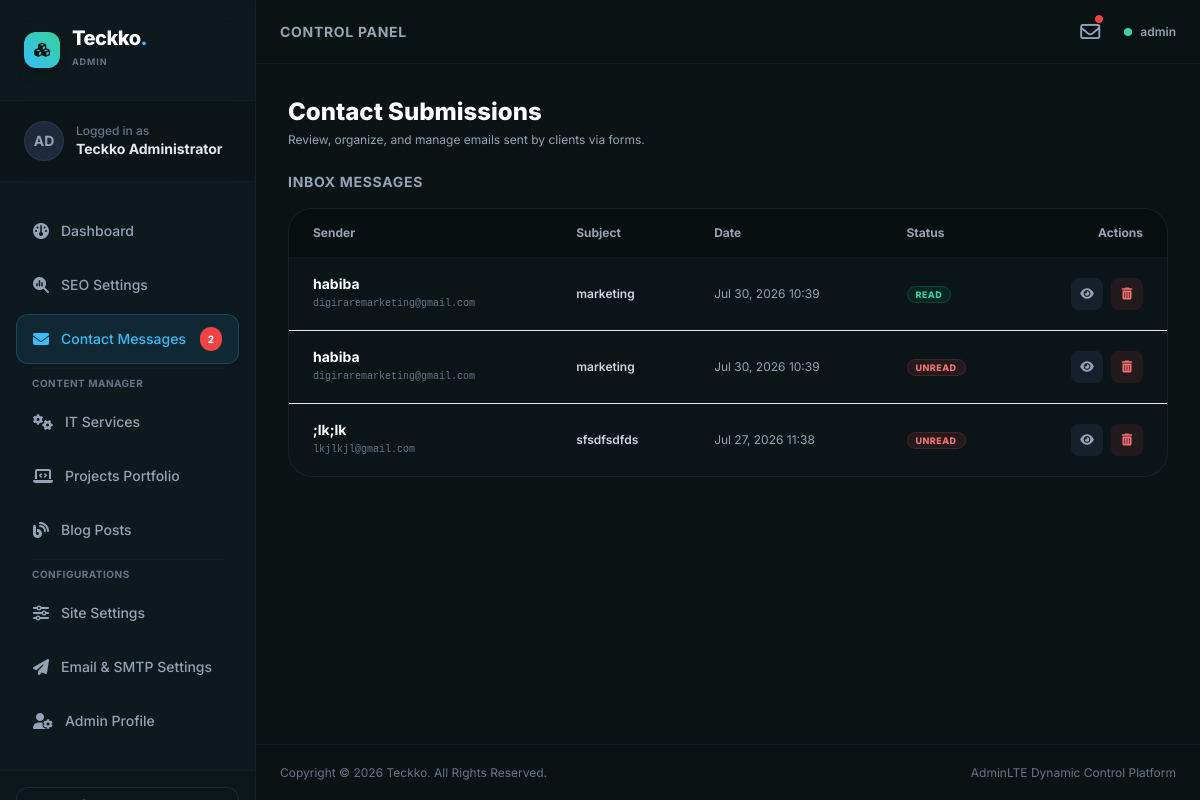
Page /dashboard/contacts.php (signed in) on the committed database.
### tables this page shows
CREATE TABLE `contact_submissions` (
  `id` int(11) NOT NULL AUTO_INCREMENT,
  `name` varchar(100) NOT NULL,
  `email` varchar(100) NOT NULL,
  `subject` varchar(255) NOT NULL,
  `message` text NOT NULL,
  `is_read` tinyint(4) DEFAULT 0,
  `created_at` timestamp NOT NULL DEFAULT current_timestamp(),
  PRIMARY KEY (`id`)
);

### dashboard/contacts.php (the view, shortened to what this page needs)
<?php
require_once __DIR__ . '/../includes/db.php';
$viewMsg = null;
$viewId = intval($_GET['view'] ?? 0);
try {
    $submissions = $pdo->query("SELECT * FROM `contact_submissions` ORDER BY `id` DESC")->fetchAll();
} catch (PDOException $e) {
    $submissions = [];
}
require_once __DIR__ . '/header.php';
?>
    <div class="flex flex-col gap-6">
        <div>
            <h2 class="font-heading font-extrabold text-2xl text-white">Contact Submissions</h2>
            <p class="text-xs text-slate-400 mt-1">Review, organize, and manage emails sent by clients via forms.</p>
        </div>
        <div class="grid grid-cols-1 lg:grid-cols-12 gap-8 items-start">
            <div class="<?php echo $viewMsg ? 'lg:col-span-8' : 'lg:col-span-12'; ?> flex flex-col gap-4">
                <h3 class="font-heading font-bold text-sm text-slate-400 uppercase tracking-wider">Inbox Messages</h3>
                <div class="dashboard-card rounded-3xl overflow-hidden border border-white/5">
                    <div class="overflow-x-auto">
                        <table class="w-full text-left border-collapse text-sm">
                            <thead>
                                <tr class="bg-brand-darker/60 text-slate-400 font-semibold border-b border-slate-800/40 text-xs">
                                    <th class="px-6 py-4">Sender</th>
                                    <th class="px-6 py-4">Subject</th>
                                    <th class="px-6 py-4">Date</th>
                                    <th class="px-6 py-4">Status</th>
                                    <th class="px-6 py-4 text-right">Actions</th>
                                </tr>
                            </thead>
                            <tbody class="divide-y divide-slate-850">
                                <?php if (empty($submissions)): ?>
                                    <tr>
                                        <td colspan="5" class="px-6 py-12 text-center text-slate-500 text-sm">
                                            <i class="fa-solid fa-inbox text-5xl block mb-3 opacity-30"></i>
                                            <span>Your inbox is empty. No messages submitted.</span>
                                        </td>
                                    </tr>
                                <?php else: ?>
                                    <?php foreach ($submissions as $sub): ?>
                                        <tr class="hover:bg-brand-darker/10 transition-colors cursor-pointer <?php echo ($viewId == $sub['id']) ? 'bg-brand-accent/5' : ''; ?>" onclick="window.location.href='contacts.php?view=<?php echo $sub['id']; ?>'">
                                            <td class="px-6 py-4">
                                                <div class="font-bold text-white"><?php echo htmlspecialchars($sub['name']); ?></div>
                                                <div class="text-[10px] text-slate-500 font-mono"><?php echo htmlspecialchars($sub['email']); ?></div>
                                            </td>
                                            <td class="px-6 py-4 text-xs font-semibold text-slate-300 max-w-[200px] truncate">
                                                <?php echo htmlspecialchars($sub['subject']); ?>
                                            </td>
                                            <td class="px-6 py-4 text-xs text-slate-400">
                                                <?php echo date('M d, Y H:i', strtotime($sub['created_at'])); ?>
                                            </td>
                                            <td class="px-6 py-4">
                                                <?php if ($sub['is_read'] == 0): ?>
                                                    <span class="px-2 py-0.5 rounded-full text-[9px] font-extrabold tracking-wider uppercase bg-red-500/10 text-red-400 border border-red-500/20">Unread</span>
                                                <?php else: ?>
                                                    <span class="px-2 py-0.5 rounded-full text-[9px] font-extrabold tracking-wider uppercase bg-emerald-500/10 text-emerald-400 border border-emerald-500/20">Read</span>
                                                <?php endif; ?>
                                            </td>
                                            <td class="px-6 py-4 text-right" onclick="event.stopPropagation()">
                                                <div class="inline-flex gap-2">
                                                    <a href="contacts.php?view=<?php echo $sub['id']; ?>" class="w-8 h-8 rounded-lg bg-slate-800/60 hover:bg-slate-700 flex items-center justify-center text-slate-400 hover:text-white transition-colors" title="View Message">
                                                        <i class="fa-solid fa-eye text-xs"></i>
                                                    </a>
                                                    <a href="contacts.php?action=delete&id=<?php echo $sub['id']; ?>" onclick="return confirm('Are you sure you want to delete this message log?')" class="w-8 h-8 rounded-lg bg-red-500/10 hover:bg-red-500/20 flex items-center justify-center text-red-400 transition-colors" title="Delete Message">
                                                        <i class="fa-solid fa-trash-can text-xs"></i>
                                                    </a>
                                                </div>
                                            </td>
                                        </tr>
                                    <?php endforeach; ?>
                                <?php endif; ?>
                            </tbody>
                        </table>
                    </div>
                </div>
            </div>
        </div>
    </div>
<?php require_once __DIR__ . '/footer.php'; ?>

### dashboard/header.php (style rules this page uses)
.dashboard-card { background: rgba(14, 26, 29, 0.4); backdrop-filter: blur(8px); border: 1px solid rgba(255, 255, 255, 0.03); transition: all 0.2s ease; }

### rows in the picture
contact_submissions: name "habiba", email "digiraremarketing@gmail.com", subject "marketing", created_at "Jul 30, 2026 10:39", is_read "READ"
contact_submissions: name "habiba", email "digiraremarketing@gmail.com", subject "marketing", created_at "Jul 30, 2026 10:39", is_read "UNREAD"
contact_submissions: name ";lk;lk", email "lkjlkjl@gmail.com", subject "sfsdfsdfds", created_at "Jul 27, 2026 11:38", is_read "UNREAD"

### other values in the picture
substr($_SESSION['admin_username'], 0, 2) "AD"
$_SESSION['admin_name'] "Teckko Administrator"
$unreadCount "2"
$_SESSION['admin_username'] "admin"
